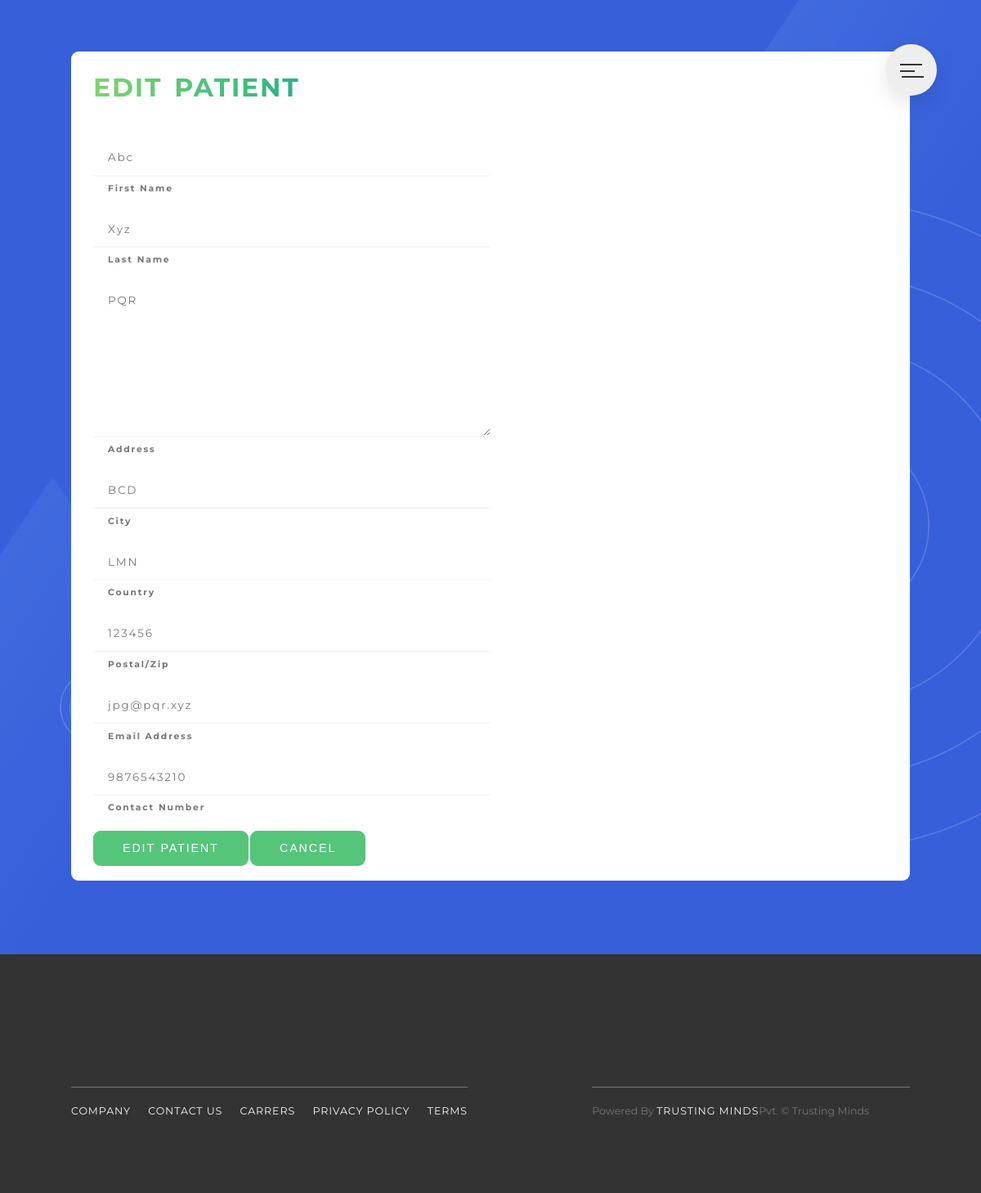
/patientupdate/5 (signed in), run on the app's committed database.
### patient/models.py (models this page shows, shortened)
class Patient(models.Model):
    first_name = models.CharField(max_length=55, blank=False, null=False)
    last_name = models.CharField(max_length=55, blank=False, null=False)
    email = models.EmailField(max_length=255, blank=False, null=False, unique=True)
    address = models.TextField(max_length=255, blank=True, null=True)
    postal_zip = models.IntegerField(max_length=255, blank=True, null=True)
    city = models.CharField(max_length=255, blank=True, null=True)
    country = models.CharField(max_length=255, blank=True, null=True)
    phone_number = models.IntegerField(max_length=17, blank=True, null=True) # mobile
    alternate_number = models.IntegerField(max_length=17, blank=True, null=True) # alternate

### patient/views.py (the view, shortened to what this page needs)
# urls.py: path('patientupdate/<int:pk>', PatientUpdateView.as_view(), name='patient-update' ),
class PatientUpdateView(LoginRequiredMixin, UpdateView):
    model = Patient
    template_name = 'patient/patient_update_view.html'
    fields = "__all__"

### patient/templates/patient/patient_update_view.html (shortened to what this page needs)
{% extends 'patient/base2.html' %}
{% load static %}
{% load widget_tweaks %}
{% block content %}
<html lang="en">
  <head>
  </head>
  <body>
    <div class="patient_form">
      <div class="row GB">
        <div class="book GB">
          <div class="book__form GB">
            <form method="post" class="form GB">{% csrf_token %}
              <div class="u-margin-bottom-medium GB">
                <h2 class="heading-secondary">Edit Patient</h2>
              </div>
              <div class="form__group GB">
                {% render_field form.first_name class+="form__input" placeholder='First Name' type="text" name="firstname" required="required" %}
                <label for="first" class="form__label">First Name</label>
              </div>
              <div class="form__group GB">
                {% render_field form.last_name  class+="form__input" placeholder='Last Name' type="text" name="lastname" required="required" %}
                <label for="last" class="form__label">Last Name</label>
              </div>
              <div class="form__group">
                {% render_field form.address placeholder="Address" type="text" name="address" required="required" class="form__input" %}
                <label for="address" class="form__label">Address</label>
              </div>
              <div class="form__group">
                {% render_field form.city placeholder="City" type="text" name="city" required="required" class="form__input" %}
                <label for="address" class="form__label">City</label>
              </div>
              <div class="form__group">
                {% render_field form.country placeholder="Country" type="text" name="country" required="required" class="form__input"  %}
                <label for="address" class="form__label">Country</label>
              </div>
              <div class="form__group">
                {% render_field form.postal_zip placeholder="Postal/Zip" type="text" name="zip" required="required" class="form__input" %}
                <label for="address" class="form__label">Postal/Zip</label>
              </div>
              <div class="form__group">
                {% render_field form.email placeholder="Email Address" type="email" name="email1" required="required" class="form__input" %}
                <label for="email" class="form__label">Email Address</label>
              </div>
              <div class="form__group">
                {% render_field form.phone_number placeholder="Contact Number" type="text" name="number" required="required" class="form__input" %}
                <label for="contact number" class="form__label"
                  >Contact Number</label
                >
              </div>
              <div class="form__group">
                <button type = "submit" class="btn btn--green">
                  Edit patient
                </button>
                <button class="btn btn--green" onclick = "window.location.href='{% url 'patient-profile' patient.id %}'">
                  CANCEL
                </button>
              </div>
            </form>
          </div>
        </div>
      </div>
    </div>
  </body>
</html>
{% endblock content %}

### patient/static/patient/css/style.css (style rules this page uses)
*, *::after, *::before { margin: 0; padding: 0; box-sizing: inherit; }
html { font-size: 62.5%; }
@media only screen and (max-width: 75em) { html { font-size: 56.25%; } }
body { box-sizing: border-box; }
body { font-family: "Montserrat", sans-serif; font-weight: 400; line-height: 1.7; color: #777; background-color: #eeebebef; }
.heading-secondary { font-size: 3.5rem; font-weight: 700; text-transform: uppercase; letter-spacing: 0.2rem; word-spacing: 0.5rem; display: inline-block; background-image: linear-gradient(to right, #7ed56f, #28b485); -webkit-background-clip: text; background-clip: text; color: transparent; transition: all 0.5s; }
.u-margin-bottom-medium { margin-bottom: 4rem !important; }
.row { max-width: 114rem; margin: 0 auto; }
.row::after { content: ""; display: table; clear: both; }
.btn, .btn:link, .btn:visited { text-decoration: none; text-transform: uppercase; font-size: 1.6rem; letter-spacing: 0.2rem; word-spacing: 0.1rem; padding: 1.5rem 4rem; border-radius: 1rem; transition: all 0.2s; position: relative; border: none; cursor: pointer; }
.btn--green { background-color: #55c57a; color: #fff; display: inline-block; }
.form { background-color: #fff; padding: 2rem 3rem; border-radius: 1rem; }
.form__group:not(:last-child) { margin-bottom: 2rem; }
.form__input { color: inherit; font-family: inherit; font-size: 1.5rem; padding: 1.5rem 2rem; border-radius: 0.2rem; background-color: rgba(255, 255, 255, 0.5); border: none; border-bottom: 0.3rem solid #f7f7f7; width: 50%; display: block; letter-spacing: 0.2rem; transition: all 0.3s; }
.form__label { font-size: 1.2rem; font-weight: 700; margin-left: 2rem; margin-top: 0.7rem; display: block; letter-spacing: 0.2rem; transition: all 0.3s; }
.patient_form { padding: 7rem 7rem 10rem 7rem; position: relative; background-image: url(../img/3.png); background-size: cover; background-position: top; }

### data on the page
Patient: first_name "Abc", last_name "Xyz", address "PQR", city "BCD", country "LMN", postal_zip "123456", email "jpg@pqr.xyz", phone_number "9876543210"
